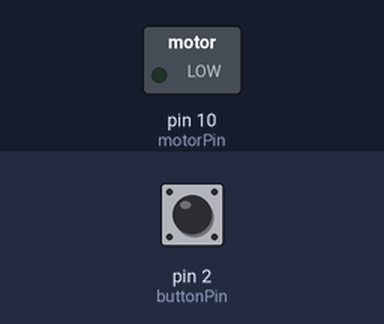
Bench run of a sketch on a simulated Arduino Uno, built with avr-gcc and run on an emulated ATmega328P. On the bench: switched loads named in the sketch (green lamp = pin HIGH). Inputs (shaded band) come from the test bench; at power-on: pin 2 (buttonPin) LOW.

Above: at 1.2 s.
1.3 s: pin 2 (buttonPin) pulled HIGH for 0.15 s
At 1.37 s:
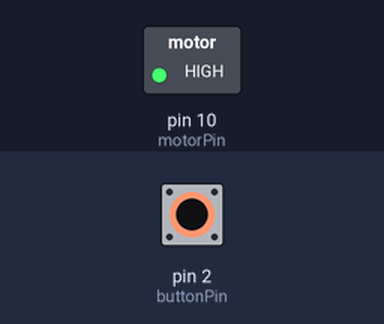
2.9 s: pin 2 (buttonPin) pulled HIGH for 3.2 s
At 6.8 s:
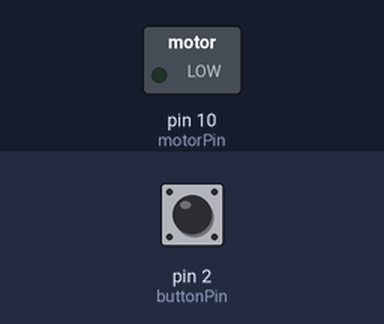
Timing chart, 0 to 8.3 s (numbered marks = the images above; inputs shaded):
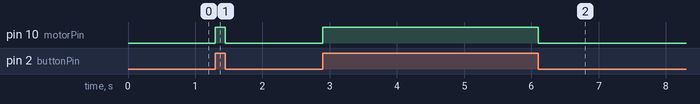

Measured:
- after the input at 1.3 s, pin 10 (motorPin): LOW → HIGH at once, → LOW 0.15 s later
- after the input at 2.9 s, pin 10 (motorPin): LOW → HIGH at once, → LOW 3.2 s later

The sketch:

PB_Example_Code_Momentary.ino
```cpp
int buttonPin = 2;
boolean buttonState = LOW;
int motorPin = 10;


void setup() {
  pinMode(buttonPin,INPUT);
  pinMode(motorPin, OUTPUT);
}

void loop() {
  buttonState = digitalRead(buttonPin);

  if (buttonState == HIGH){
    digitalWrite(motorPin,HIGH);
    }
  else{
    digitalWrite(motorPin,LOW);
    }
}
```
